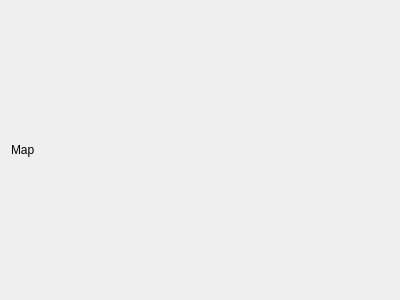
<?xml version="1.0" encoding="UTF-8"?>
<ui version="4.0">
 <class>MapWidget</class>
 <widget class="QWidget" name="MapWidget">
  <property name="geometry">
   <rect>
    <x>0</x>
    <y>0</y>
    <width>400</width>
    <height>300</height>
   </rect>
  </property>
  <property name="windowTitle">
   <string>Form</string>
  </property>
  <layout class="QVBoxLayout" name="verticalLayout">
   <item>
    <widget class="QLabel" name="label">
     <property name="text">
      <string>Map</string>
     </property>
    </widget>
   </item>
  </layout>
 </widget>
 <resources/>
 <connections/>
</ui>
